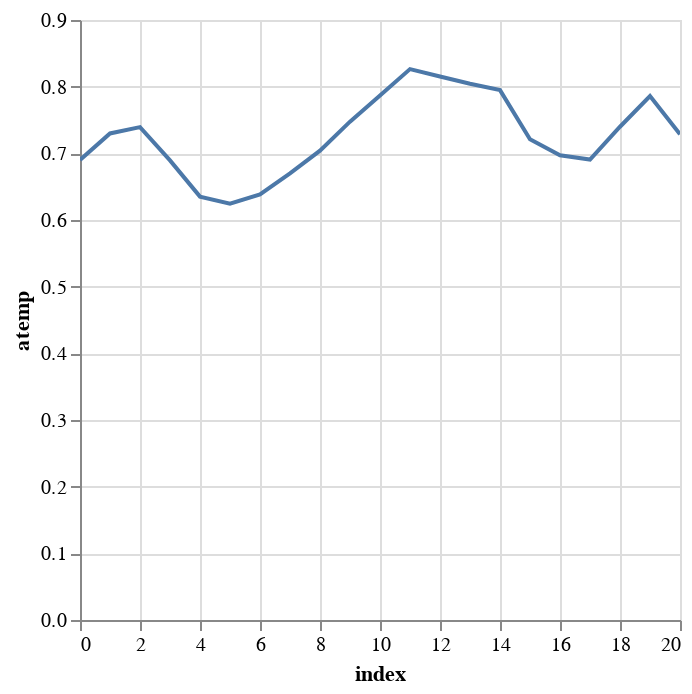

Notebook cell for this chart:
### Code cell
# atemp列のdtypeをfloatに変換して欠損値補間
df3 = df3.with_columns(pl.col('atemp').cast(pl.Float64).interpolate())
df3["atemp"][190:211].plot.line()

### Figure 1 — Vega-Lite specification as saved in the notebook (floating-point values rounded to 4 significant figures)
{"config": {"view": {"continuousWidth": 300, "continuousHeight": 300}}, "data": {"name": "data-3057912af938abf049007b345c01e662"}, "mark": {"type": "line", "tooltip": true}, "encoding": {"x": {"field": "index", "type": "quantitative"}, "y": {"field": "atemp", "type": "quantitative"}}, "params": [{"name": "param_1e9efca18e7a2868", "select": {"type": "interval", "encodings": ["x", "y"]}, "bind": "scales"}], "$schema": "https://vega.github.io/schema/vega-lite/v6.1.0.json", "datasets": {"data-3057912af938abf049007b345c01e662": [{"index": 0, "atemp": 0.69}, {"index": 1, "atemp": 0.7298}, {"index": 2, "atemp": 0.7393}, {"index": 3, "atemp": 0.6894}, {"index": 4, "atemp": 0.6351}, {"index": 5, "atemp": 0.6244}, {"index": 6, "atemp": 0.6383}, {"index": 7, "atemp": 0.6698}, {"index": 8, "atemp": 0.7039}, {"index": 9, "atemp": 0.7475}, {"index": 10, "atemp": 0.7869}, {"index": 11, "atemp": 0.8264}, {"index": 12, "atemp": 0.8153}, {"index": 13, "atemp": 0.8043}, {"index": 14, "atemp": 0.7948}, {"index": 15, "atemp": 0.721}, {"index": 16, "atemp": 0.697}, {"index": 17, "atemp": 0.6907}, {"index": 18, "atemp": 0.7399}, {"index": 19, "atemp": 0.786}, {"index": 20, "atemp": 0.7285}]}}
